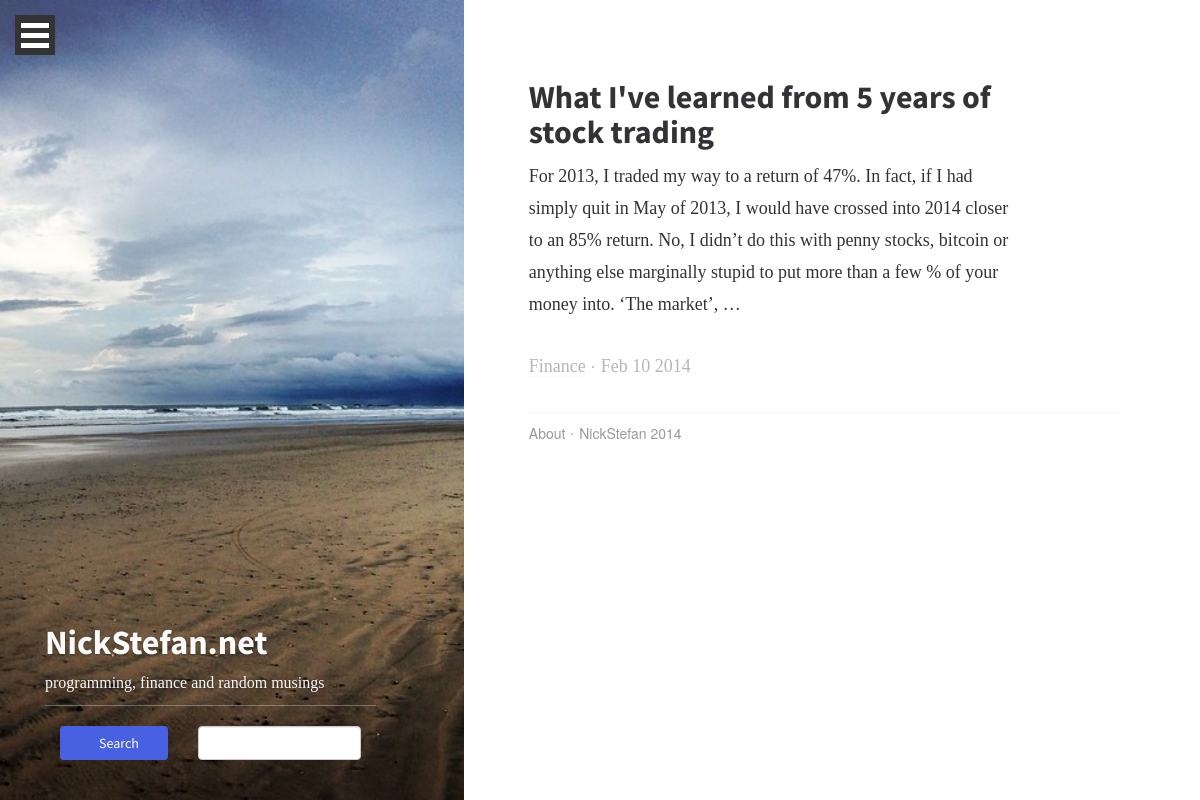
/blog/category/finance, run on the app's committed database.
### blog/models.py (models this page shows, shortened)
class Blog (models.Model):
    title = models.CharField(max_length=100, unique=True)
    slug = models.SlugField(max_length=100, unique=True)
    body = models.TextField()
    posted = models.DateTimeField(db_index=True) #auto_now_add=True
    category = models.ManyToManyField(Category)
    live = models.BooleanField(default=False)
    @permalink # this puts a 'view on site' link in the admin
    def get_absolute_url(self):
        if self.live == True:
            return ('view_blog_post', None, {'slug': self.slug})
        else:
            return ('view_blog_preview', None, {'slug': self.slug})

class Category(models.Model):
    title = models.CharField(max_length=100, db_index=True)
    slug = models.SlugField(max_length=100, db_index=True)
    @permalink # this puts a 'view on site' link in the admin
    def get_absolute_url(self):
        return ('view_blog_category', None, {'slug': self.slug})
    def __unicode__(self):
        return '%s' % self.title

### blog/views.py (the view)
def view_category(request, slug):
    category = get_object_or_404(Category, slug=slug)
    return render_to_response('blog/view_category.html',{
        'category': get_object_or_404(Category, slug=slug),
        'posts': Blog.objects.filter(category=category,live=True).order_by('-posted')
    })

### blog/templates/blog/view_category.html (shortened to what this page needs)
{% extends 'base.html' %}
{% block content %}
<div class="col-md-7 col-sm-12 col-md-offset-5 main-content">
    {% if posts %}
        {% for post in posts %}
            <div class="post">
                <section>
                    <div class="post-preview col-xs-10  no-gutter">
                    <h2><a href="{{ post.get_absolute_url }}">{{ post.title }}</a></h2>
                    <div class="postbody">{{ post.body|safe|truncatewords:"60"}}</div>
                    <p class="meta">
                        {% for category in post.category.all %}<a class="" href="{{ category.get_absolute_url }}">{{ category }}</a> {% endfor %} <i class="link-spacer"></i>  {{ post.posted|date }}
                    </p>
                    </div>
                </section>
            </div>
        {% endfor %}
    {% endif %}
{% endblock %}

### blog/static/css/main.css (style rules this page uses)
body, button, input, select, textarea { text-rendering: optimizeLegibility; -webkit-font-smoothing: antialiased; color: #333337; }
p { margin-bottom: 30px; font-family: "Droid Serif", serif; font-size: 18px; font-size: 1.8rem; line-height: 24px; line-height: 2.4rem; }
@media (min-width: 768px) { p { font-size: 20px; font-size: 2rem; line-height: 28px; line-height: 2.8rem; } }
@media (min-width: 992px) { p { font-size: 22px; font-size: 2.2rem; line-height: 32px; line-height: 3.2rem; } }
a { text-decoration: none; color: white; border-bottom: solid 1px #fafafa; }
h1, h2 { font-family: "Source Sans Pro", sans-serif; font-weight: 700; }
h2 { font-size: 32px; font-size: 3.2rem; }
i { font-style: italic; }
.meta { color: #b6b6b6; font-size: 14px; font-size: 1.4rem; }
@media (min-width: 992px) { .meta { font-size: 16px; font-size: 1.6rem; } }
.meta a { color: #b6b6b6; }
.meta i { font-style: normal; }
.main-content { padding: 30px; }
@media (min-width: 768px) { .main-content { padding: 60px 120px; } }
@media (min-width: 992px) { .main-content { padding: 50px; } }
.post { height: auto; padding: 30px 0; border-bottom: solid 1px whitesmoke; overflow: hidden; *zoom: 1; }
.post .post-preview h2 { margin-top: 0; font-size: 24px; font-size: 2.4rem; }
@media (min-width: 992px) { .post .post-preview h2 { font-size: 32px; font-size: 3.2rem; } }
.post .post-preview h2 a { color: #333337; border: solid 0px transparent; }
.post .post-preview p { font-family: "Droid Serif", serif; font-size: 16px; font-size: 1.6rem; }
@media (min-width: 992px) { .post .post-preview p { font-size: 18px; font-size: 1.8rem; } }
.link-spacer { margin: 0 2px 4px 2px; display: inline-block; height: 2px; width: 2px; background-color: #b6b6b6; -webkit-border-radius: 100%; -moz-border-radius: 100%; border-radius: 100%; }
.meta { font-size: 12px; font-size: 1.2rem; margin-bottom: 0; }
@media (min-width: 768px) { .meta { font-size: 16px; font-size: 1.6rem; } }
.no-gutter { padding-left: 0; padding-right: 0; }
html { font-size: 62.5%; }

### data on the page
Blog: title "What I've learned from 5 years of stock trading", body "For 2013, I traded my way to a return of 47%. In fact, if I had simply quit in May of 2013, I would have crossed into 2014 closer to an 85% return. No, I didn’t do this with penny stocks, bitcoin or anything else marginally stupid to put more than a few % of your money into. ‘The market’, …", posted "Feb 10 2014"
Category: title "Finance"
